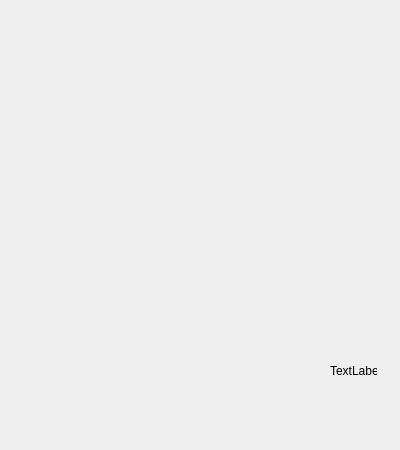
<?xml version="1.0" encoding="UTF-8"?>
<ui version="4.0">
 <class>MainWindow</class>
 <widget class="QMainWindow" name="MainWindow">
  <property name="geometry">
   <rect>
    <x>0</x>
    <y>0</y>
    <width>400</width>
    <height>450</height>
   </rect>
  </property>
  <property name="windowTitle">
   <string>MainWindow</string>
  </property>
  <widget class="QWidget" name="centralwidget">
   <widget class="QLabel" name="label">
    <property name="geometry">
     <rect>
      <x>330</x>
      <y>350</y>
      <width>47</width>
      <height>41</height>
     </rect>
    </property>
    <property name="text">
     <string>TextLabel</string>
    </property>
   </widget>
  </widget>
 </widget>
 <resources/>
 <connections/>
</ui>
